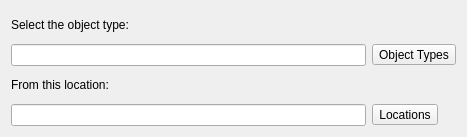
<?xml version="1.0" encoding="UTF-8"?>
<ui version="4.0">
 <class>entitySelectionBaseWidget</class>
 <widget class="QWidget" name="entitySelectionBaseWidget">
  <property name="geometry">
   <rect>
    <x>0</x>
    <y>0</y>
    <width>467</width>
    <height>137</height>
   </rect>
  </property>
  <property name="windowTitle">
   <string>Form</string>
  </property>
  <layout class="QGridLayout" name="gridLayout">
   <item row="0" column="0">
    <widget class="QLabel" name="objectTypesLabel">
     <property name="text">
      <string>Select the object type:</string>
     </property>
    </widget>
   </item>
   <item row="1" column="0">
    <widget class="QLineEdit" name="objectTypeLineEdit">
     <property name="readOnly">
      <bool>true</bool>
     </property>
    </widget>
   </item>
   <item row="1" column="1">
    <widget class="QToolButton" name="objectTypesButton">
     <property name="text">
      <string>Object Types</string>
     </property>
    </widget>
   </item>
   <item row="2" column="0">
    <widget class="QLabel" name="locationLabel">
     <property name="text">
      <string>From this location:</string>
     </property>
    </widget>
   </item>
   <item row="3" column="0">
    <widget class="QLineEdit" name="locationLineEdit">
     <property name="readOnly">
      <bool>true</bool>
     </property>
    </widget>
   </item>
   <item row="3" column="1">
    <widget class="QToolButton" name="locationsButton">
     <property name="text">
      <string>Locations</string>
     </property>
    </widget>
   </item>
  </layout>
 </widget>
 <resources/>
 <connections/>
</ui>
